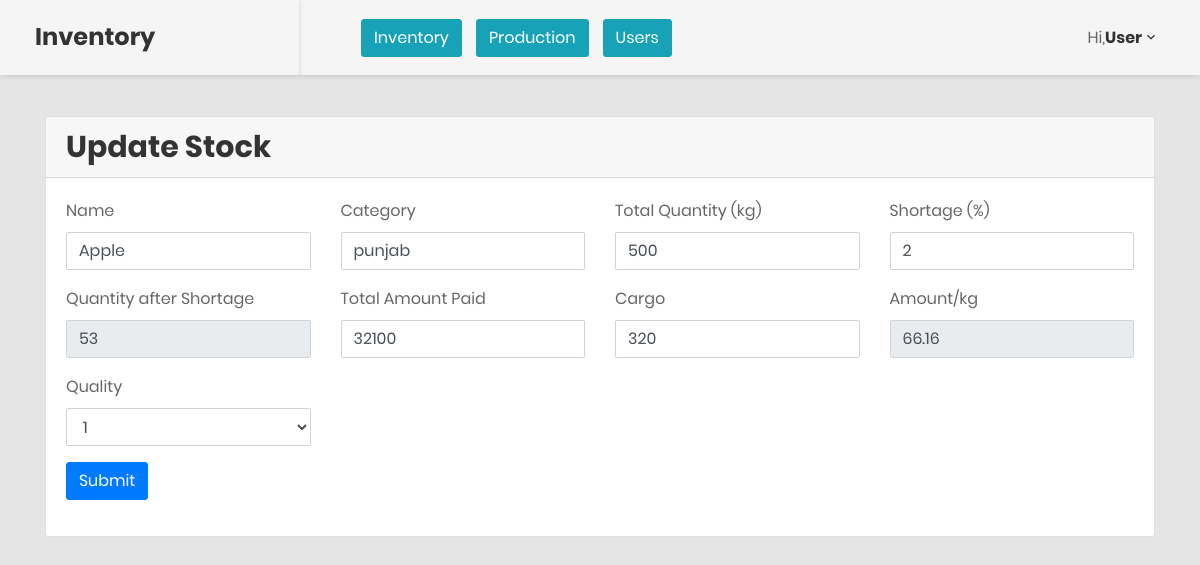
The app's page /edit.php?id=1 (signed in) with its own data.
### tables this page shows
CREATE TABLE `inventory` (
  `id` int(11) NOT NULL,
  `product_name` varchar(255) NOT NULL,
  `product_qty` int(11) NOT NULL,
  `total_qty` int(11) NOT NULL,
  `shortage` int(11) NOT NULL,
  `total_amount_paid` int(11) NOT NULL,
  `amount_per_kg` float NOT NULL,
  `quality` int(11) NOT NULL,
  `category` varchar(255) NOT NULL,
  `cargo` float NOT NULL
);

### functions.php (called while the page is built, shortened)
<?php
require_once('conn.php');
function select($t,$wh=[]){
	global $conn;
	$q1 = where($wh);
	$select="SELECT * FROM $t $q1";
	$result=mysqli_query($conn,$select);
	$data=[];
	while ($row=mysqli_fetch_assoc($result)) {
		$data[]=$row;
	}
	return ($data);
}
function where($wh){
	$q=['WHERE 1 '];
	if(!empty($wh)){
		foreach ($wh as $col => $value) {
			$q[]=$col .'='.$value;
		}
	}
	$q1=implode(' AND ', $q);
	return $q1;
}
?>

### edit.php (the view, shortened to what this page needs)
<?php
include('list.php');
$where = ['id' => $_GET['id']];
$row = select('inventory', $where);
$row = $row[0];
?>
<div class="card-header">
	<h2>Update Stock</h2>
</div>
<div class="card-body">
	<form action="edit_inventory.php" method="POST">
		<div class="row">
			<div class="form-group col-md-3">
				<label>Name</label>
				<input type="text" required class="form-control" value="<?= $row['product_name'] ?>" name="name" placeholder="Product Name">
			</div>
			<div class="form-group col-md-3">
				<label>Category</label>
				<input type="text" required class="form-control" value="<?= $row['category'] ?>" name="category" placeholder="Category">
			</div>
			<div class="form-group col-md-3">
				<label>Total Quantity (kg)</label>
				<input type="text" onkeypress="return IsNumeric(event);" value="<?= $row['product_qty'] ?>" id="product_qty" class="form-control" name="qty" placeholder="Product Quantity">
			</div>
			<div class="form-group col-md-3">
				<label>Shortage (%)</label>
				<input type="text" class="form-control" id="shortage" name="shortage" value="<?= $row['shortage'] ?>" placeholder="Product Shortage">
			</div>
			<div class="form-group col-md-3">
				<label>Quantity after Shortage</label>
				<input type="text" class="form-control" id="total_qty" readonly value="<?= $row['total_qty'] ?>" name="total_qty" placeholder="Total Quantity">
			</div>
			<div class="form-group col-md-3">
				<label>Total Amount Paid</label>
				<input type="text" id="amount_paid" onkeypress="return IsNumeric(event);" value="<?= $row['total_amount_paid'] ?>" class="form-control" name="total_amount" placeholder="Paid Amount">
			</div>
			<div class="form-group col-md-3">
				<label>Cargo</label>
				<input type="text" id="cargo" onkeypress="return IsNumeric(event);" id="cargo" value="<?= $row['cargo'] ?>" class="form-control" name="cargo" placeholder="Cargo">
			</div>
			<div class="form-group col-md-3">
				<label>Amount/kg</label>
				<input type="text" onkeypress="return IsNumeric(event);" value="<?= $row['amount_per_kg'] ?>" class="form-control" readonly name="amount_per_kg" id="amount_per_kg" placeholder="Amount/kg">
			</div>
			<div class="form-group col-md-3">
				<label>Quality</label>
				<select class="form-control" name="quality">
					<?php for ($i=1; $i < 11; $i++) { ?>
						<option <?php if ($row['quality'] == $i): ?>value="<?= $row['quality'] ?>" selected><?= $row['quality'] ?></option><?php endif ?>
						value="<?= $i ?>"><?= $i ?></option>
					<?php } ?>
				</select>
			</div>
		</div>
		<div class="form-group">
			<button type="submit" value="true" name="update-stock" class="btn btn-primary">Submit</button>
		</div>
	</form>
</div>
<?php
include('index-end.php');
?>

### records on screen
inventory: name "Apple", category "punjab", qty "500", shortage "2", total_qty "53", total_amount "32100", cargo "320", amount_per_kg "66.16"

### other values on screen
$_SESSION['user_name'] "User"
form field quality "1"
